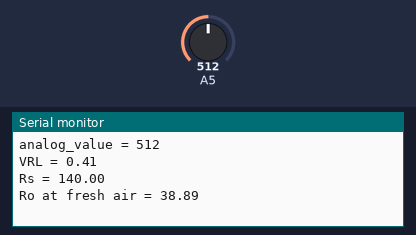
Simulated run of this sketch. Board: Arduino Uno, built with avr-gcc and run on an emulated ATmega328P. On the bench: the last lines printed to the serial monitor. The test bench sets the inputs (shaded band); at power-on: A5 = 512.

Above: at 1.2 s.
1.3 s: A5 set to 0
At 3.0 s:
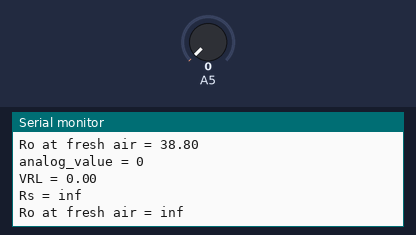
3.8 s: A5 set to 122
At 5.4 s:
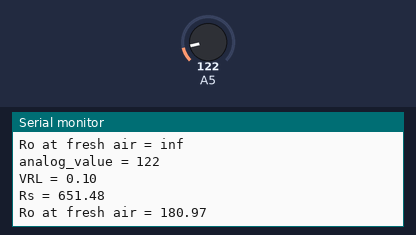
Timing chart, 0 to 6.9 s (numbered marks = the images above; inputs shaded):
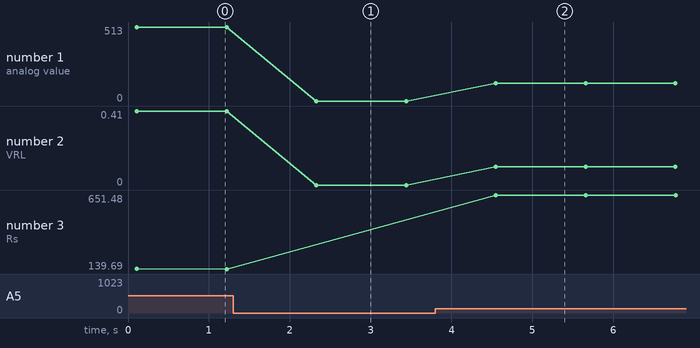

Measured:
- after the input at 1.3 s, the serial monitor: prints a new line after 1.0 s (image 1)
- after the input at 3.8 s, the serial monitor: prints a new line after 0.75 s (image 2)
- plotted number 1: 513 → 0 after the input at 1.3 s, 0 → 122 after the input at 3.8 s
- plotted number 2: 0.41 → 0 after the input at 1.3 s, 0 → 0.1 after the input at 3.8 s
- plotted number 3: 139.69 → 651.48 after the input at 3.8 s

The sketch:

Mq135_ammonia_calibration.ino
```cpp
#define RL 20  //The value of resistor RL is 47K
long analog_value;
float VRL;
float Rs;
float Ro;
void setup() //Runs only once
{
  Serial.begin(115200); //Initialise serial COM for displaying the value
}

void loop() {

//  for(int test_cycle = 1 ; test_cycle <= 500 ; test_cycle++) //Read the analog output of the sensor for 200 times
//  {
//    analog_value = analog_value + analogRead(A0); //add the values for 200
//  }
for(int i=0; i<=1000; i++){
  analog_value=analog_value+analogRead(13);
}
  analog_value = analog_value/1000; //Take average
  Serial.print("analog_value = ");
  Serial.println(analog_value);
  VRL = float(analog_value*(3.3/4096.0));//Convert analog value to voltage
  Serial.print("VRL = ");
  Serial.println(VRL);
  //RS = ((Vc/VRL)-1)*RL is the formulae we obtained from datasheet
  Rs = ((3.3/VRL)-1) * RL;
  Serial.print("Rs = ");
  Serial.println(Rs);
  //RS/RO is 3.6 as we obtained from graph of datasheet
  Ro = Rs/3.6;
  Serial.print("Ro at fresh air = ");
  Serial.println(Ro); //Display calculated Ro
  delay(1000); //delay of 1sec
}
```
